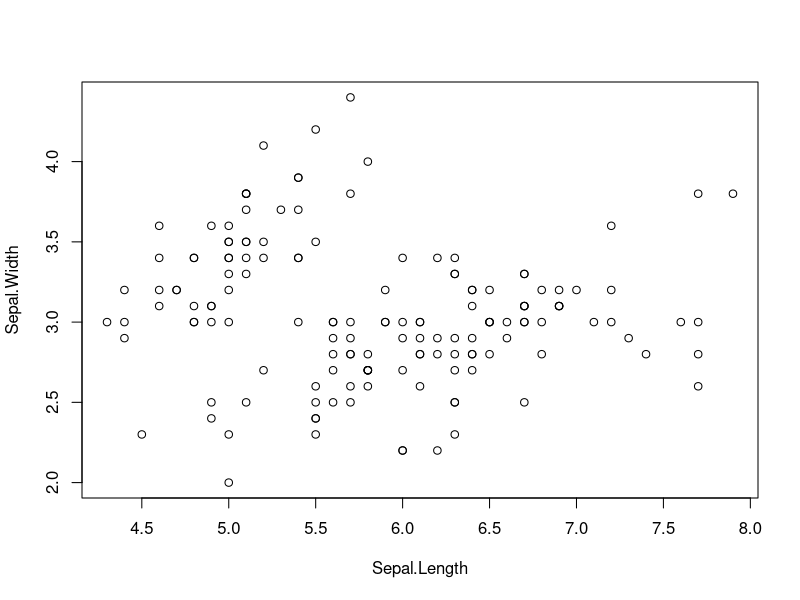
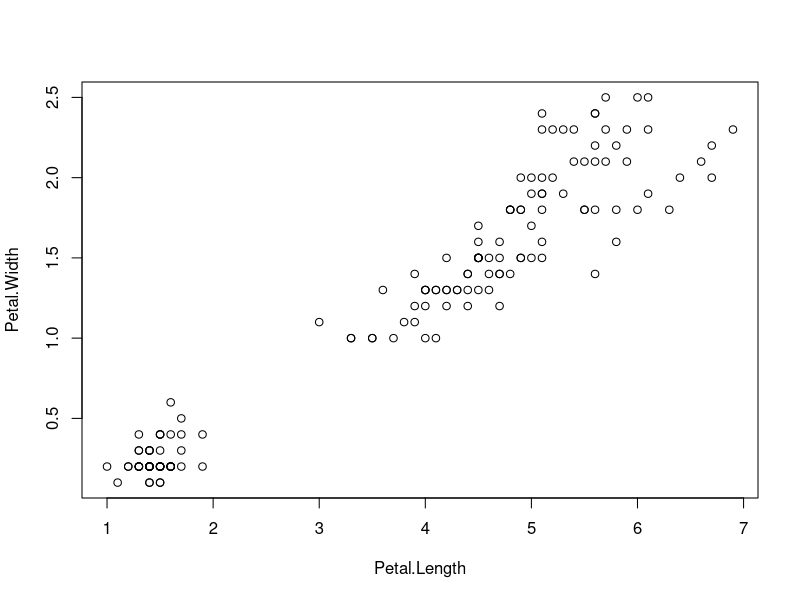

Here is the R script that generated these plots, in order: (Note: this script raises an error after producing the figures.)
a<-data.frame(name=c("zlatan","son"),weight=c(85,75))
a
rownames(a)<-c("1번째","2번째")
a$age<-c(33,29)
rbind(a,c("kee",33,24,99))
a<-cbind(a,power=c(55,44))
a
list1<-list(name=c("a","b","c","d"),
            school=c("elem","meddile","high"),
            grade=c(4,3,2,1,5,6))

list2<-list(name=c("a1","b1","c1","d1"),
            school=c("elem1","meddile1","high1"),
            grade=c(14,13,12,11,15,16))
k<-c(list1,list2)
p<-lapply(k,as.data.frame)
class(p)


list1
list2
lst<-c(list1,list2)
lst
lapply(lst,cbind)
l<-do.call(rbind,lst)
class(l)
colnames(l)<-c("11","22","33","44","55","345")
#---------------------------------------------------------------------------
?state
state.abb
state.area
state.name
state.region
us.state<-data.frame(state.abb,state.name,state.region,
                     state.area,stringsAsFactors=FALSE)
us.state
colnames(us.state)<-c("약자","이름","지역위치","면적")
us.state

str(us.state)

us.state[[2]]
us.state[2]
us.state[c(2,4)]
us.state[,2,drop=FALSE]
us.state[,c(2,4)]

class(us.state[["면적"]])
class(us.state["면적"])
state.x77
str(state.x77)
head(state.x77)

states<-data.frame(state.x77)
states
str(states)
row.names(states)
states$Name<-row.names(states)
states
row.names(states)<-NULL
states

head(states)

rich.states<-states[states$Income>5000,c("Name","Income")]
rich.states
states[states$Name=="New York",]

large.states<-states[states$Area>100000,c("Name","Area")]
large.states

merge(rich.states,large.states) #교집합 반환 all=TRUE는 합집합을 반환
merge(rich.states,large.states,all=TRUE)
states$Name[states$Name=="New York"]
states$Name[32]

head(iris)
iris[[1]]

r<-iris$Sepal.Length
#with함수는 $일일이 사용안하고 해도 된다는 장점,대신 with함수 안에서 생겨난 변수는 
# with함수 밖에서는 사라진다 <<-를 사용하면 밖에서도 사용가능
r<-with(iris,Sepal.Length/Sepal.Width)
head(r)
colnames(iris)
with(iris,{
  print(summary(Sepal.Length))
  plot(Sepal.Length,Sepal.Width)
  plot(Petal.Length,Petal.Width)
})

with(iris,{
  stats<<-summary(Sepal.Length)
  stats
})
stats
mean(iris$Sepal.Length)
with(iris,Sepal.Length)

iris$Sepal.Ratio<-r
iris$Sepal.Ratio
head(iris)

iris<-within(iris,
       Sepal.pdpdp<-Sepal.Length/Sepal.Width)
head(iris)

attach(iris) #경로에 iris를 지정함으로써 $를 지정하지 않아도 접근가능(복사 개념이기 때문에,
# 값을 변경하더라도 복제한값은 안바뀜)
search()
r<-Sepal.Length/Sepal.Width
r
detach(iris)
search()

attach(iris)
iris$Sepal.Length<-0
iris
Sepal.Length
iris$Sepal.Length

detach(iris)

attach(iris)
Sepal.Width<-Sepal.Width*10
Sepal.Width
iris$Sepal.Width
(iris$Sepal.Width==Sepal.Width)
ls()
detach(iris)
iris
rm(Sepal.Width)

Sepal.Length<-c(4,5,6)
Sepal.Length
rm(Sepal.Length)
attach(iris)
detach(iris)
attach(iris)
detach(iris)
iris$Sepal.Width
plot(Sepal.Length)
rm(Sepal.Length)
